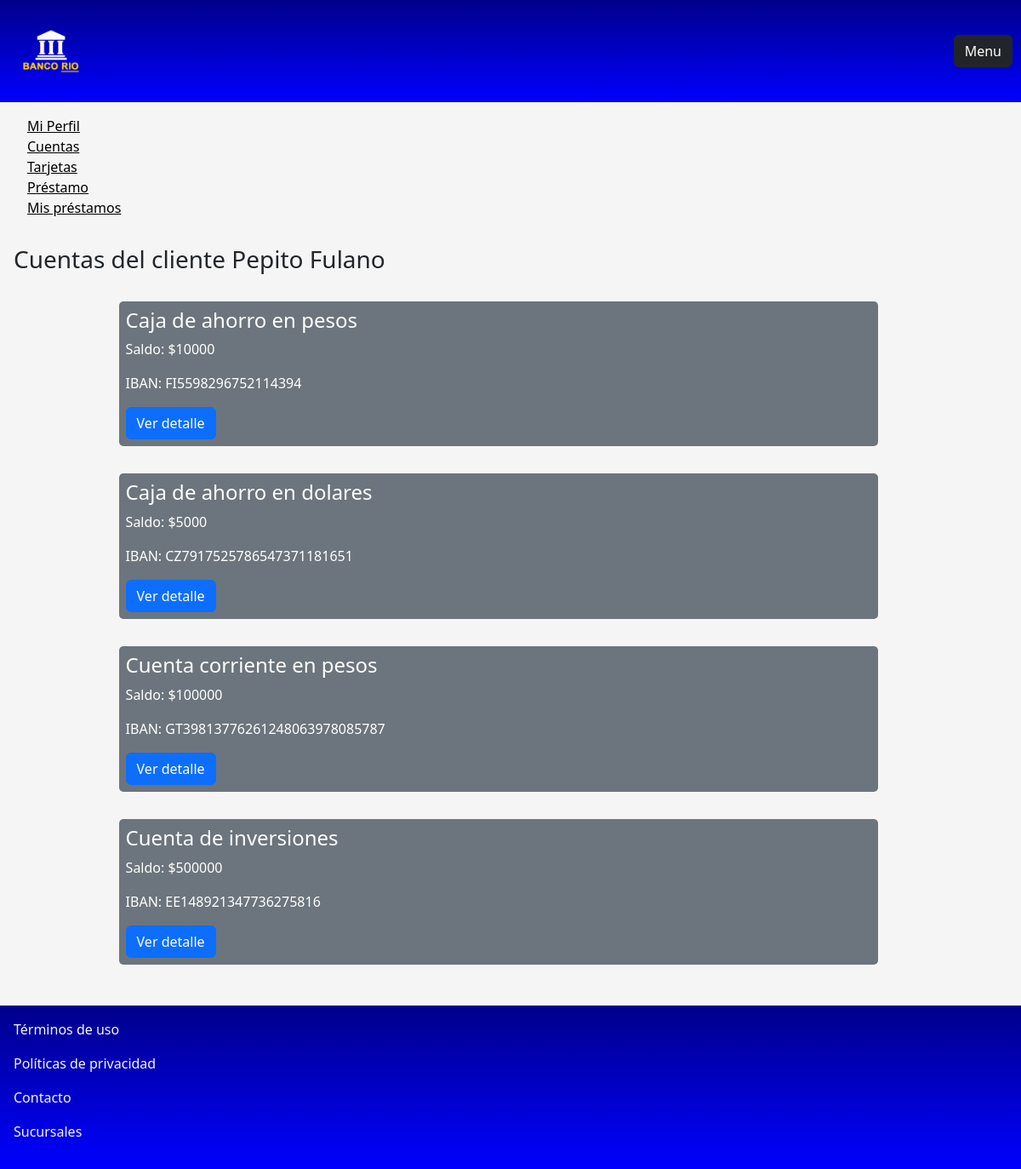
The page /cuentas/1/ (signed in) on the database its author committed.
### Clientes/models.py (models this page shows)
class Cliente(models.Model):
    name = models.CharField(max_length=100)
    surname = models.CharField(max_length=100)
    dni = models.CharField(max_length=10)
    dob = models.CharField(max_length=100)
    branch = models.ForeignKey(Sucursal, on_delete=models.CASCADE)
    tipo = models.ForeignKey(Tipo_Cliente, on_delete=models.CASCADE)
    usuario = models.OneToOneField(User, on_delete=models.CASCADE, null=True)
    def __str__(self):
        return self.name + " " + self.surname

### Cuentas/models.py (models this page shows)
class Cuenta(models.Model):
    cliente = models.ForeignKey(Cliente, on_delete=models.CASCADE)
    balance = models.IntegerField()
    iban = models.CharField(max_length=100)
    tipo = models.ForeignKey(Tipo_Cuenta, on_delete=models.CASCADE)
    def __str__(self):
        return str(self.tipo)

class Tipo_Cuenta(models.Model):
    cuenta_tipo = models.CharField(max_length=30)
    def __str__(self):
        return self.cuenta_tipo

### Cuentas/views.py (the view)
# urls.py: path('cuentas/<int:id_cliente>/', vista.por_cliente, name="cuentas_cliente"),
@login_required
def por_cliente(request, id_cliente):
        cliente = Cliente.objects.get(pk=id_cliente)
        cuentas = Cuenta.objects.filter(cliente_id__exact = id_cliente)
        if cliente.usuario_id == request.user.id:
                return render(request, "Cuentas/cuentas_cliente.html", {"cuentas":cuentas,
                                                                "cliente": cliente})
        else:
                return render(request, "Clientes/error.html", {"cuentas":""})

### Inicio/context_processors.py (called while the page is built)
def cliente_processor(request):
    if request.user.is_authenticated or request.user.is_superuser == 1:
        cliente = Cliente.objects.filter(usuario_id__exact=request.user.id).first()
        return{"cliente":cliente}
    else:
        return{"cliente":""}

### Cuentas/templates/Cuentas/cuentas_cliente.html (shortened to what this page needs)
{% extends 'Inicio/base.html' %}
{% load static %}
{% block content %}
<section>
    <nav class="menu-navbar">
        <ul>
            <li><a href="{% url 'cliente_detail' cliente.id %}"> Mi Perfil </a></li>
            <li><a href="{% url 'cuentas_cliente' cliente.id %}"> Cuentas </a></li>
            <li><a href="{% url 'tarjetas_cliente' cliente.id %}"> Tarjetas </a></li>
            <li><a href="{% url 'prestamo' cliente.id %}"> Préstamo </a></li>
            <li><a href="{% url 'prestamos_cliente' cliente.id %}">Mis préstamos </a></li>
        </ul>
    </nav>
    <h3 class="texto"> Cuentas del cliente {{ cliente }}</h3>
    {% if cuentas|length > 0 %}
    <div class="container-lg m-3" id="contenedor-cuentas">
        {% for cuenta in cuentas %}
        <div class="container p-2 bg-secondary text-white" id="cada-cuenta">
            <h4>{{ cuenta }}</h4>
            <p>Saldo: ${{ cuenta.balance }}</p>
            <p>IBAN: {{ cuenta.iban }}</p>
            <a href="#" class="btn btn-primary">Ver detalle</a>
        </div>
        {% endfor %}
    </div>
    {% else %}
        <h4 class="texto">El cliente no posee ninguna cuenta</h4>
    {% endif %}
</section>
{% endblock %}

### Inicio/static/Inicio/css/style.css (style rules this page uses)
* { font-style: sans-serif; }
body { background-color: #f5f5f5; }
#contenedor-cuentas { display: flex; flex-direction: column; justify-content: space-around; align-items: center; }
#cada-cuenta { width: 80%; margin: 1rem; border-radius: 5px; }
.texto { margin-left: 1rem; margin-top: 1rem; margin-bottom: 1rem; }
.menu-navbar { display: inline-flex; flex-direction: column; margin-top: 1rem; }
.menu-navbar ul li { list-style: none; }
.menu-navbar ul li a { color: black; }

### rows shown on the page
Cliente: name+surname "Pepito Fulano"
Cuenta: tipo.cuenta_tipo "Caja de ahorro en pesos", balance "10000", iban "FI5598296752114394"
Cuenta: tipo.cuenta_tipo "Caja de ahorro en dolares", balance "5000", iban "CZ7917525786547371181651"
Cuenta: tipo.cuenta_tipo "Cuenta corriente en pesos", balance "100000", iban "GT39813776261248063978085787"
Cuenta: tipo.cuenta_tipo "Cuenta de inversiones", balance "500000", iban "EE148921347736275816"
